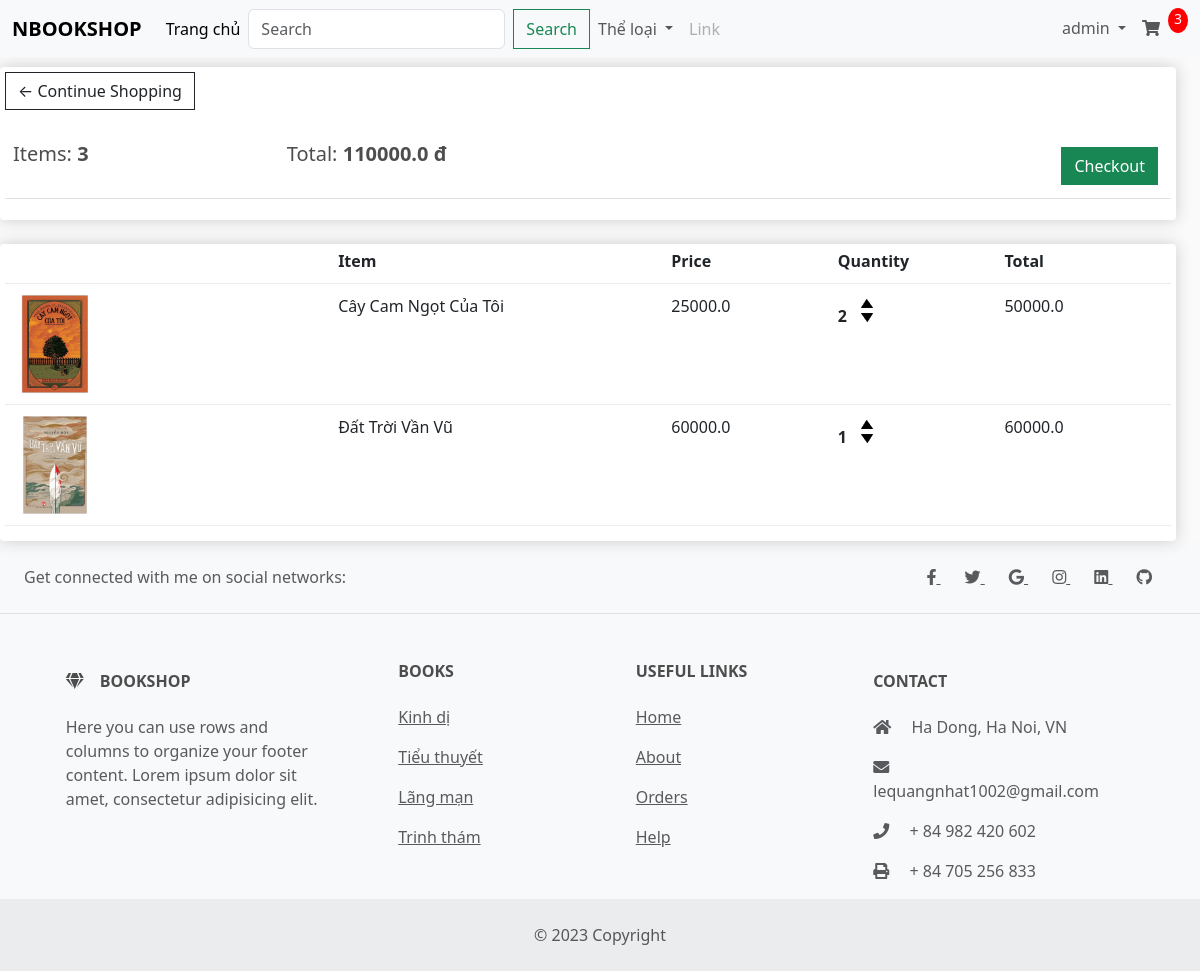
Page /order (signed in) on the committed database.
### main/models.py (models this page shows, shortened)
class Order(models.Model):
    customer = models.ForeignKey(Customer,  on_delete=models.SET_NULL, null= True)
    date_order = models.DateTimeField(auto_now_add=True)
    complete = models.BooleanField(default= False, null= True, blank= False)
    transaction_id= models.CharField(max_length=200, null = True)
    @property
    def get_cart_items(self):
        orderitems=self.orderitem_set.all()
        total=sum([item.quantity for item in orderitems])
        return total
    @property
    def get_cart_total(self):
        orderitems=self.orderitem_set.all()
        total=sum([item.get_total for item in orderitems])
        return total

class OrderItem(models.Model):
    book = models.ForeignKey(Book,  on_delete=models.SET_NULL, null= True)
    order = models.ForeignKey(Order,  on_delete=models.SET_NULL, null= True)
    quantity = models.IntegerField(default= 0, null= True, blank= True)
    date_added= models.DateTimeField(auto_now_add=True)
    @property
    def get_total(self):
        total= self.book.price* self.quantity
        return total

class Book(models.Model):
    name = models.CharField(null = True, max_length=200)
    category= models.ManyToManyField(Category, related_name='book')
    author = models.CharField(null = True, max_length=100)
    price = models.FloatField()
    detail= models.TextField(null = True, blank=True)
    activate= models.BooleanField(default = False, null = True, blank = False)
    image=models.ImageField(null= True, blank= True, upload_to=None, height_field=None, width_field=None, max_length=None)
    @property
    def ImageURL(self):
        try:
            url= self.image.url
        except:
            url=''
        return url

### main/views.py (the view)
# urls.py: path("order", views.order,name="order"  ),
def order(request):
   if request.user.is_authenticated:
      customer = request.user.customer
      order, created =Order.objects.get_or_create(customer=customer, complete=False)
      items = order.orderitem_set.all()
      cartItems = order.get_cart_items
   else:
      items=[]
      order={'get_cart_items':0, 'get_cart_total':0}
      cartItems= order['get_cart_items']
   context={'items':items, 'order':order, 'cartItems':cartItems}
   return render(request, 'app/order.html', context)

### main/templates/app/order.html (shortened to what this page needs)
{% extends "app/base.html" %}
{% load static %}
{% block order %}
<div class="row" style="width:100%">
	<div class="col-lg-12">
		<div class="box-element">
			<a  class="btn btn-outline-dark" href="/home">&#x2190; Continue Shopping</a>
			<br>
			<br>
			<table class="table">
				<tr>
					<th><h5>Items: <strong>{{order.get_cart_items}}</strong></h5></th>
					<th><h5>Total:<strong> {{order.get_cart_total}} đ</strong></h5></th>
					<th>
						<a style="float:right; margin:5px;" class="btn btn-success" href="checkout">Checkout</a>
					</th>
				</tr>
			</table>
		</div>
		<br>
		<div class="box-element">
			<div class="cart-row">
				<div style="flex:2"></div>
				<div style="flex:2"><strong>Item</strong></div>
				<div style="flex:1"><strong>Price</strong></div>
				<div style="flex:1"><strong>Quantity</strong></div>
				<div style="flex:1"><strong>Total</strong></div>
			</div>
			{% for item in items  %}
			<div class="cart-row">
				<div style="flex:2"><img class="row-image" src="{{item.book.ImageURL}}"></div>
				<div style="flex:2"><p>{{item.book.name}}</p></div>
				<div style="flex:1"><p>{{item.book.price}}</p></div>
				<div style="flex:1">
					<p class="quantity">{{item.quantity}}</p>
					<div class="quantity">
						<img data-book = {{item.book.id}} data-action ="add" class="chg-quantity buy-now" src="{% static  'images/arrow-up.png' %}">
						<img data-book = {{item.book.id}} data-action ="remove" class="chg-quantity buy-now" src="{% static  'images/arrow-down.png' %}">
					</div>
				</div>
				<div style="flex:1"><p>{{item.get_total}}</p></div>
			</div>
			{% endfor %}
		</div>
	</div>
</div>
{% endblock order%}

### main/templates/app/base.html (shortened to what this page needs)
{% load static %}
<!DOCTYPE html>
<html lang="en">
<head>
    <link rel="stylesheet" href="https://cdnjs.cloudflare.com/ajax/libs/font-awesome/5.15.4/css/all.min.css" />
    <link href="https://cdn.jsdelivr.net/npm/bootstrap@5.3.2/dist/css/bootstrap.min.css" rel="stylesheet">
    <link rel="stylesheet" href="{% static "css/main1.css" %}">
    <link rel="stylesheet" href="{% static "css/order1.css" %}">
</head>
<body>
    <nav class="navbar navbar-expand-lg bg-body-tertiary">
        <div class="container-fluid">
          <a class="navbar-brand" href="/home" style="font-weight: bold">NBOOKSHOP</a>
          <div class="collapse navbar-collapse" id="navbarScroll">
            <ul class="navbar-nav me-auto my-2 my-lg-0 navbar-nav-scroll" style="--bs-scroll-height: 100px;">
              <li class="nav-item">
                <a class="nav-link active" aria-current="page" href="#">Trang chủ</a>
              </li>
              <form class="d-flex" role="search" method=POST action= "{% url 'search' %}">
                <input class="form-control me-2" type="search" placeholder="Search" aria-label="Search" name="searched">
                <button class="btn btn-outline-success" type="submit">Search</button>
              </form>
              <li class="nav-item dropdown">
                <a class="nav-link dropdown-toggle" href="#" role="button" data-bs-toggle="dropdown" aria-expanded="false">
                  Thể loại
                </a>
              </li>
              <li class="nav-item">
                <a class="nav-link disabled" aria-disabled="true">Link</a>
              </li>
            </ul>
          </div>
          <ul class="navbar-nav me-auto my-2 my-lg-0 navbar-nav-scroll" style="--bs-scroll-height: 100px;">
            <li class="nav-item dropdown">
                <a class="nav-link dropdown-toggle" href="#" role="button" data-bs-toggle="dropdown" aria-expanded="false">
                  {{request.user}}
                </a>
              </li>
              <a class="nav-link " href="/order" role="button"  aria-expanded="false">
                <i class="fa fa-shopping-cart" aria-hidden="true"></i>
              </a>
              <p id= 'cart-total'>{{cartItems}}</p>
        </ul>
        </div>
      </nav>
    {% block order %}{% endblock order %}
<footer class="text-center text-lg-start bg-body-tertiary text-muted">
  <section class="d-flex justify-content-center justify-content-lg-between p-4 border-bottom">
    <div class="me-5 d-none d-lg-block">
      <span>Get connected with me on social networks:</span>
    </div>
    <div>
      <a href="https://www.facebook.com/xlt.sun.profile" class="me-4 text-reset">
        <i class="fab fa-facebook-f"></i>
      </a>
      <a href="" class="me-4 text-reset">
        <i class="fab fa-twitter"></i>
      </a>
      <a href="" class="me-4 text-reset">
        <i class="fab fa-google"></i>
      </a>
      <a href="https://www.instagram.com/xlt.sun/" class="me-4 text-reset">
        <i class="fab fa-instagram"></i>
      </a>
      <a href="" class="me-4 text-reset">
        <i class="fab fa-linkedin"></i>
      </a>
      <a href="https://github.com/xltsun10/MyWeb" class="me-4 text-reset">
        <i class="fab fa-github"></i>
      </a>
    </div>
  </section>
  <section class="">
    <div class="container text-center text-md-start mt-5">
      <div class="row mt-3">
        <div class="col-md-3 col-lg-4 col-xl-3 mx-auto mb-4">
          <h6 class="text-uppercase fw-bold mb-4">
            <i class="fas fa-gem me-3"></i>BOOKSHOP
          </h6>
          <p>
            Here you can use rows and columns to organize your footer content. Lorem ipsum
            dolor sit amet, consectetur adipisicing elit.
          </p>
        </div>
        <div class="col-md-2 col-lg-2 col-xl-2 mx-auto mb-4">
          <h6 class="text-uppercase fw-bold mb-4">
            Books
          </h6>
          <p>
            <a href="#!" class="text-reset">Kinh dị</a>
          </p>
          <p>
            <a href="#!" class="text-reset">Tiểu thuyết</a>
          </p>
          <p>
            <a href="#!" class="text-reset">Lãng mạn</a>
          </p>
          <p>
            <a href="#!" class="text-reset">Trinh thám</a>
          </p>
        </div>
        <div class="col-md-3 col-lg-2 col-xl-2 mx-auto mb-4">
          <h6 class="text-uppercase fw-bold mb-4">
            Useful links
          </h6>
          <p>
            <a href="#!" class="text-reset">Home</a>
          </p>
          <p>
            <a href="#!" class="text-reset">About</a>
          </p>
          <p>
            <a href="#!" class="text-reset">Orders</a>
          </p>
          <p>
            <a href="#!" class="text-reset">Help</a>
          </p>
        </div>
        <div class="col-md-4 col-lg-3 col-xl-3 mx-auto mb-md-0 mb-4">
          <h6 class="text-uppercase fw-bold mb-4">Contact</h6>
          <p><i class="fas fa-home me-3"></i> Ha Dong, Ha Noi, VN</p>
          <p>
            <i class="fas fa-envelope me-3"></i>
            lequangnhat1002@gmail.com
          </p>
          <p><i class="fas fa-phone me-3"></i> + 84 982 420 602</p>
          <p><i class="fas fa-print me-3"></i> + 84 705 256 833</p>
        </div>
      </div>
    </div>
  </section>
  <div class="text-center p-4" style="background-color: rgba(0, 0, 0, 0.05);">
    © 2023 Copyright
  </div>
</footer>
</body>
</html>

### static/css/main1.css (style rules this page uses)
* { padding:0; margin: 0; }
body { background-color: hsl(0, 0%, 98%); }
h1,h2,h3,h4,h5,h6 { color:hsl(0, 0%, 30%); }
.box-element { box-shadow:hsl(0, 0%, 80%) 0 0 16px; background-color: #fff; border-radius: 4px; padding: 5px; }
#cart-total { display: block; text-align: center; color:#fff; background-color: red; width: 20px; height: 25px; border-radius: 50%; font-size: 14px; }
.col-lg-3, .col-lg-4, .col-lg-6, .col-lg-8, .col-lg-12 { margin-top: 10px; }
.btn { border-radius: 0; }
.row-image { width: 100px; }
.cart-row { display: flex; align-items: flex-stretch; padding-bottom: 10px; margin-bottom: 10px; border-bottom: 1px solid #ececec; }
.quantity { display: inline-block; font-weight: 700; padding-right:10px; }
.chg-quantity { width: 12px; cursor: pointer; display: block; margin-top: 5px; transition:.1s; }

### static/css/order1.css (style rules this page uses)
body { background-color: hsl(0, 0%, 98%); }
h1,h2,h3,h4,h5,h6 { color:hsl(0, 0%, 30%); }
.box-element { box-shadow:hsl(0, 0%, 80%) 0 0 16px; background-color: #fff; border-radius: 4px; padding: 5px; }
#cart-total { display: block; text-align: center; color:#fff; background-color: red; width: 20px; height: 25px; border-radius: 50%; font-size: 14px; }
.col-lg-3, .col-lg-4, .col-lg-6, .col-lg-8, .col-lg-12 { margin-top: 10px; }
.btn { border-radius: 0; }
.row-image { width: 100px; }
.cart-row { display: flex; align-items: flex-stretch; padding-bottom: 10px; margin-bottom: 10px; border-bottom: 1px solid #ececec; }
.quantity { display: inline-block; font-weight: 700; padding-right:10px; }
.chg-quantity { width: 12px; cursor: pointer; display: block; margin-top: 5px; transition:.1s; }

### rows in the picture
Order: get_cart_items "3", get_cart_total "110000.0"
OrderItem: book.ImageURL (picture), book.name "Cây Cam Ngọt Của Tôi", book.price "25000.0", quantity "2", get_total "50000.0"
OrderItem: book.ImageURL (picture), book.name "Đất Trời Vần Vũ", book.price "60000.0", quantity "1", get_total "60000.0"

### other values in the picture
{{ request.user }} "admin"
{{ cartItems }} "3"
